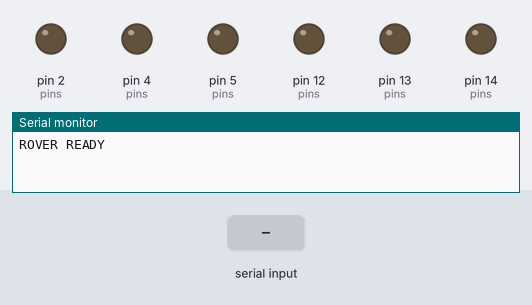
Simulated run of this sketch. Board: Arduino Uno, built with avr-gcc and run on an emulated ATmega328P. Parts: output pins drawn as LEDs (lit = HIGH), the last lines printed to the serial monitor. Inputs (shaded band) come from the test bench.

Above: at 1.2 s.
1.3 s: "F90\n" received over Serial
At 1.55 s:
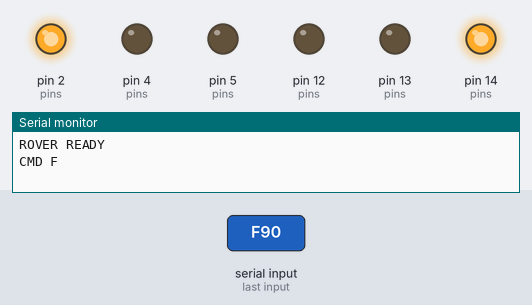
3.3 s: "B90\n" received over Serial
At 3.7 s:
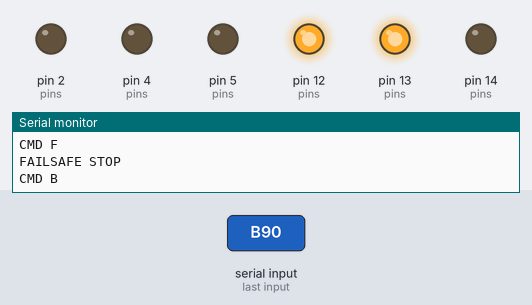
5.3 s: "L90\n" received over Serial
At 5.6 s:
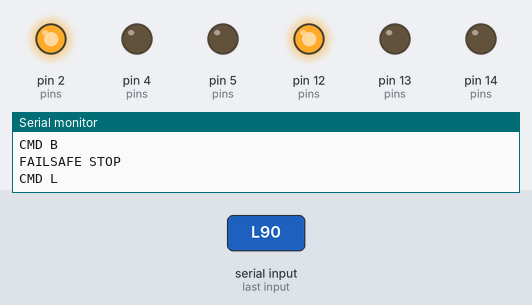
7.3 s: "R90\n" received over Serial
At 7.7 s:
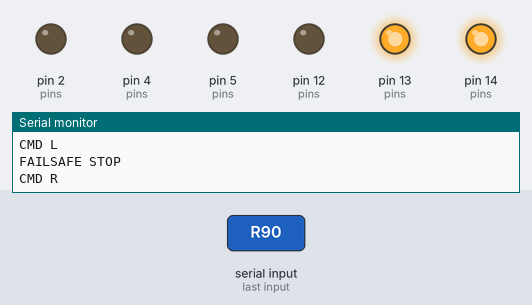
9.3 s: "F,45\n" received over Serial
At 9.7 s:
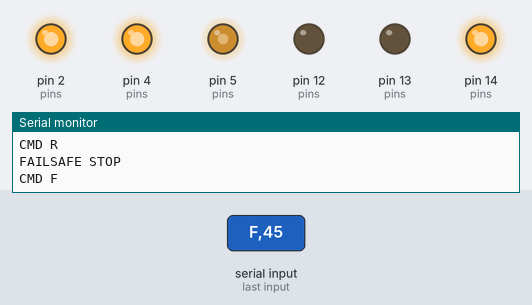
11.3 s: "B,45\n" received over Serial
At 11.7 s:
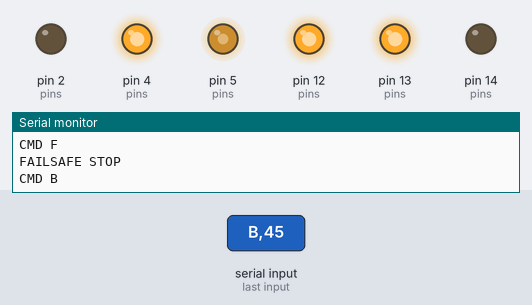
Timing chart, 0 to 14.3 s (numbered marks = the images above; inputs shaded):
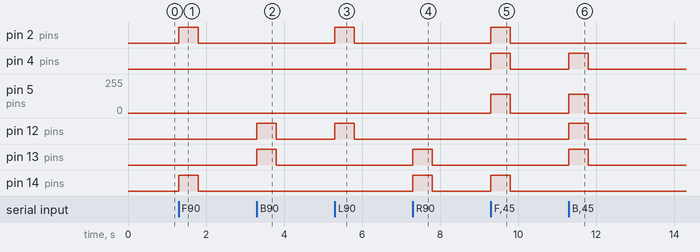

Measured:
- after the input at 1.3 s, pin 2 (pins), pin 14 (pins): LOW → HIGH at once, → LOW 0.50 s later
- after the input at 3.3 s, pin 12 (pins), pin 13 (pins): LOW → HIGH at once, → LOW 0.50 s later
- after the input at 5.3 s, pin 2 (pins), pin 12 (pins): LOW → HIGH at once, → LOW 0.50 s later
- after the input at 7.3 s, pin 13 (pins), pin 14 (pins): LOW → HIGH at once, → LOW 0.50 s later
- after the input at 9.3 s, pin 2 (pins), pin 4 (pins), pin 14 (pins): LOW → HIGH at once, → LOW 0.50 s later; pin 5 (pins): 0/255 → 141/255 at once, → 0/255 0.50 s later
- after the input at 11.3 s, pin 4 (pins), pin 12 (pins), pin 13 (pins): LOW → HIGH at once, → LOW 0.50 s later; pin 5 (pins): 0/255 → 141/255 at once, → 0/255 0.50 s later

The sketch:

rover_esp8266.ino
```cpp
// Rover firmware: ESP8266 (NodeMCU) + L298N, commands over USB serial (CP2102)
// Board: Tools > Board > esp8266 > "NodeMCU 1.0 (ESP-12E Module)"
// Commands (single chars): F=forward B=back L=left R=right S=stop, 0-9 = speed
// Failsafe: motors stop if no command for FAILSAFE_MS.

// ---- L298N pins (GPIO numbers; NodeMCU label in brackets) ----
// Matches the team wiring diagram. D0/D8 are reserved for the HC-SR04 (TRIG/ECHO).
// Remove the ENA/ENB jumpers on the L298N to use PWM speed control.
// OUT1/OUT2 = left pair (parallel), OUT3/OUT4 = right pair (parallel).
const int ENA = 5;   // [D1] left motors speed (PWM)
const int IN1 = 14;  // [D5]
const int IN2 = 12;  // [D6]
const int ENB = 4;   // [D2] right motors speed (PWM)
const int IN3 = 13;  // [D7]
const int IN4 = 2;   // [D4] (also the on-board LED, so it will blink while driving)

const unsigned long FAILSAFE_MS = 500;
int speedPWM = 180;            // 0-255
unsigned long lastCmd = 0;
char state = 'S';

void setMotor(int en, int a, int b, int dir) {  // dir: 1 fwd, -1 back, 0 stop
  digitalWrite(a, dir > 0 ? HIGH : LOW);
  digitalWrite(b, dir < 0 ? HIGH : LOW);
  analogWrite(en, dir == 0 ? 0 : speedPWM);
}

// Physical mapping found in testing: right pair = channel A (OUT1/2),
// left pair = channel B (OUT3/4) with reversed polarity.
// If wiring changes, only edit these two lines.
void sides(int left, int right) {
  setMotor(ENA, IN1, IN2,  right);
  setMotor(ENB, IN3, IN4, -left);
}

void drive(char c) {
  switch (c) {
    case 'F': sides( 1,  1); break;  // W: all forward
    case 'B': sides(-1, -1); break;  // S: all backward
    case 'L': sides( 1, -1); break;  // A: left pair fwd, right pair back
    case 'R': sides(-1,  1); break;  // D: right pair fwd, left pair back
    default:  sides( 0,  0); c = 'S';
  }
  state = c;
}

void setup() {
  Serial.begin(115200);
  int pins[] = {ENA, IN1, IN2, ENB, IN3, IN4};
  for (int p : pins) pinMode(p, OUTPUT);
  drive('S');
  Serial.println();
  Serial.println("ROVER READY");
}

void loop() {
  while (Serial.available()) {
    char c = toupper(Serial.read());
    if (c >= '0' && c <= '9') {
      speedPWM = map(c - '0', 0, 9, 0, 255);
      drive(state);
    } else if (c == 'F' || c == 'B' || c == 'L' || c == 'R' || c == 'S') {
      if (c != state) { drive(c); Serial.print("CMD "); Serial.println(c); }
    } else {
      continue;
    }
    lastCmd = millis();
  }
  if (state != 'S' && millis() - lastCmd > FAILSAFE_MS) {
    drive('S');
    Serial.println("FAILSAFE STOP");
  }
  yield();
}
```
